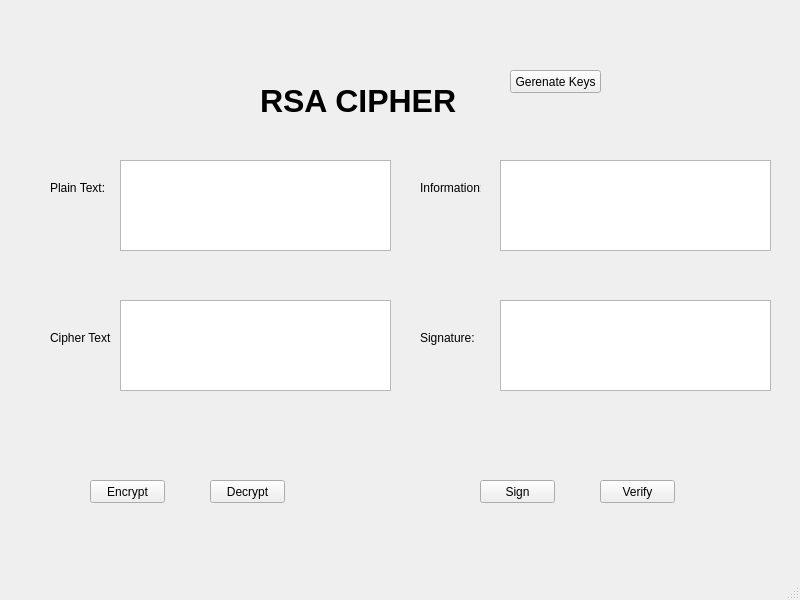
<?xml version="1.0" encoding="UTF-8"?>
<ui version="4.0">
 <class>MainWindow</class>
 <widget class="QMainWindow" name="MainWindow">
  <property name="geometry">
   <rect>
    <x>0</x>
    <y>0</y>
    <width>800</width>
    <height>600</height>
   </rect>
  </property>
  <property name="windowTitle">
   <string>MainWindow</string>
  </property>
  <widget class="QWidget" name="centralwidget">
   <widget class="QPushButton" name="Encrypt">
    <property name="geometry">
     <rect>
      <x>90</x>
      <y>480</y>
      <width>75</width>
      <height>23</height>
     </rect>
    </property>
    <property name="text">
     <string>Encrypt</string>
    </property>
   </widget>
   <widget class="QLabel" name="label">
    <property name="geometry">
     <rect>
      <x>50</x>
      <y>180</y>
      <width>61</width>
      <height>16</height>
     </rect>
    </property>
    <property name="text">
     <string>Plain Text:</string>
    </property>
   </widget>
   <widget class="QLabel" name="Information">
    <property name="geometry">
     <rect>
      <x>420</x>
      <y>180</y>
      <width>61</width>
      <height>16</height>
     </rect>
    </property>
    <property name="text">
     <string>Information:</string>
    </property>
   </widget>
   <widget class="QLabel" name="CipherText">
    <property name="geometry">
     <rect>
      <x>50</x>
      <y>330</y>
      <width>61</width>
      <height>16</height>
     </rect>
    </property>
    <property name="text">
     <string>Cipher Text:</string>
    </property>
   </widget>
   <widget class="QLabel" name="Signature">
    <property name="geometry">
     <rect>
      <x>420</x>
      <y>330</y>
      <width>61</width>
      <height>16</height>
     </rect>
    </property>
    <property name="text">
     <string>Signature:</string>
    </property>
   </widget>
   <widget class="QPushButton" name="Decrypt">
    <property name="geometry">
     <rect>
      <x>210</x>
      <y>480</y>
      <width>75</width>
      <height>23</height>
     </rect>
    </property>
    <property name="text">
     <string>Decrypt</string>
    </property>
   </widget>
   <widget class="QPushButton" name="Sign">
    <property name="geometry">
     <rect>
      <x>480</x>
      <y>480</y>
      <width>75</width>
      <height>23</height>
     </rect>
    </property>
    <property name="text">
     <string>Sign</string>
    </property>
   </widget>
   <widget class="QPushButton" name="Verify">
    <property name="geometry">
     <rect>
      <x>600</x>
      <y>480</y>
      <width>75</width>
      <height>23</height>
     </rect>
    </property>
    <property name="text">
     <string>Verify</string>
    </property>
   </widget>
   <widget class="QLabel" name="label_5">
    <property name="geometry">
     <rect>
      <x>260</x>
      <y>60</y>
      <width>201</width>
      <height>81</height>
     </rect>
    </property>
    <property name="font">
     <font>
      <pointsize>24</pointsize>
      <weight>75</weight>
      <bold>true</bold>
     </font>
    </property>
    <property name="text">
     <string>RSA CIPHER</string>
    </property>
   </widget>
   <widget class="QPushButton" name="GerenateKeys">
    <property name="geometry">
     <rect>
      <x>510</x>
      <y>70</y>
      <width>91</width>
      <height>23</height>
     </rect>
    </property>
    <property name="text">
     <string>Gerenate Keys</string>
    </property>
   </widget>
   <widget class="QTextBrowser" name="PlainText">
    <property name="geometry">
     <rect>
      <x>120</x>
      <y>160</y>
      <width>271</width>
      <height>91</height>
     </rect>
    </property>
   </widget>
   <widget class="QTextBrowser" name="textBrowser_2">
    <property name="geometry">
     <rect>
      <x>500</x>
      <y>160</y>
      <width>271</width>
      <height>91</height>
     </rect>
    </property>
   </widget>
   <widget class="QTextBrowser" name="textBrowser_3">
    <property name="geometry">
     <rect>
      <x>120</x>
      <y>300</y>
      <width>271</width>
      <height>91</height>
     </rect>
    </property>
   </widget>
   <widget class="QTextBrowser" name="textBrowser_4">
    <property name="geometry">
     <rect>
      <x>500</x>
      <y>300</y>
      <width>271</width>
      <height>91</height>
     </rect>
    </property>
   </widget>
  </widget>
  <widget class="QMenuBar" name="menubar">
   <property name="geometry">
    <rect>
     <x>0</x>
     <y>0</y>
     <width>800</width>
     <height>21</height>
    </rect>
   </property>
  </widget>
  <widget class="QStatusBar" name="statusbar"/>
 </widget>
 <resources/>
 <connections/>
</ui>
